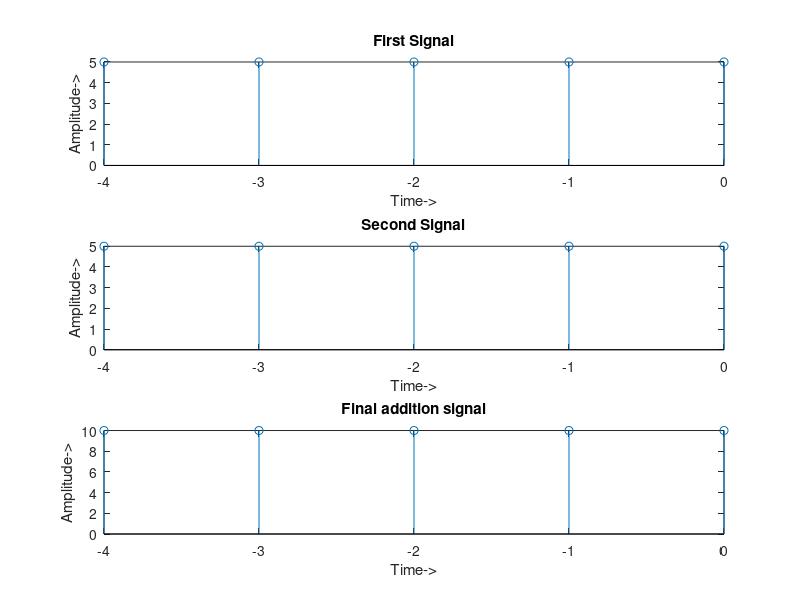

This figure's MATLAB source:
clear all;
close all;
clc;
%input signal 1
n1=input('Enter the element number of first signal: ');
for i=1:1:n1
y1(i)=input('Data Element: ');
end
m1=input('Enter the position of zero index: ');

p1=1-m1;%for create begin index signal 1
q1=p1;  %q1 hold the begin index signal 1
for i=1:1:n1
x1(i)=p1;%x1(i) hold the all index sequentially
p1=p1+1;
end
subplot(3,1,1);
stem(x1,y1);
xlabel('Time->');
ylabel('Amplitude->');
title('First Signal');
%input signal 2
n2=input('Enter the Element number of second signal: ');

for i=1:1:n2
y2(i)=input('data element: ');
end
m2=input('Enter the position of zero index: ');
p2=1-m2;%for create begin index signal 2
q2=p2;  %q2 hold the begin index signal 2
for i=1:1:n2
x2(i)=p2;  %x2(i) hold the all index sequentially
p2=p2+1;
end
subplot(3,1,2);
stem(x2,y2);
xlabel('Time->');
ylabel('Amplitude->');
title('Second Signal');
if q1<q2
    q3=q1;%q3 hold the lowest index
elseif q2<q1
    q3=q2;%q3 hold the lowest index
else
    q3=q1;
end
p1=p1-1;%for correct value of p1
p2=p2-1;%for correct value of p2
if p1>p2
    p3=p1;%p3 hold the maximum index
elseif p2>p1
    p3=p2;%p3 hold the maximum index
else 
    p3=p1;
end
j=1;%y2 has at least one value 
k=1;%y1 has at least one value 
 for i=1:1:n1+n2-1  
    if (q3==p3+1)%if maximam index in left ,impossible
         break;     
    elseif ((q1==q2) && (k<=n1 && j<=n2))
        x3(i)=q3; %x3(i) hold the lowest index of the final signal
        y3(i)=y1(k)+y2(j);%y3(i) hold the final result of addition
        q3=q3+1;
        j=j+1;
        k=k+1;
        q1=q1+1;
        q2=q2+1; 
        
    elseif ((q1==q2) && (k<=n1 && j>=n2))%if 2nd signal has 1 value
        x3(i)=q3;
        y3(i)=y1(k);
        q3=q3+1;
        k=k+1;
        q1=q1+1;
        
    elseif ((q1==q2) && (k>=n1 && j<=n2))%if 1st signal has 1 value
        x3(i)=q3;
        y3(i)=y2(j);
        q3=q3+1;
        j=j+1;
        q2=q2+1;
        
    elseif ((q1<q2)&&(k>=n1)) %if 1st signal has 1 value
            x3(i)=q3;
            y3(i)=y2(j);
            q3=q3+1;
            j=j+1;
            q2=q2+1;
            
    elseif (q1<q2) 
            x3(i)=q3;
            y3(i)=y1(k);
            q3=q3+1;
            k=k+1;
            q1=q1+1;
            
    elseif  ((q2<q1) && (j>=n2))%if 1st signal has 1 value
            x3(i)=q3;
            y3(i)=y1(k);
            q3=q3+1;
            k=k+1;
            q1=q1+1;
           
    elseif  (q2<q1)
            x3(i)=q3;
            y3(i)=y2(j);
            q3=q3+1;
            j=j+1;
            q2=q2+1;
        end
 end
subplot(3,1,3);
stem(x3,y3);
xlabel('Time->');
ylabel('Amplitude->');
title('Final addition signal');

